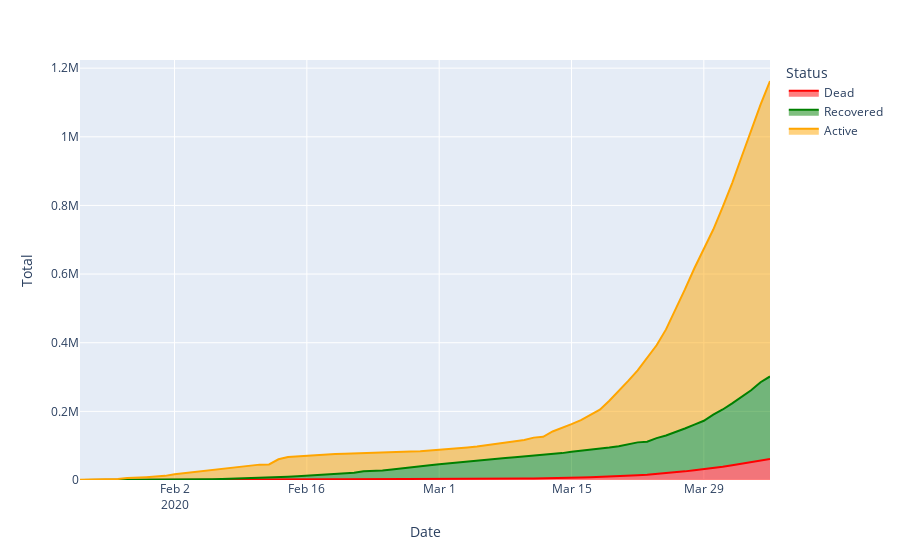

The notebook cell saved with this chart:
### Code cell
fig = px.area(df_total_time, x="Date", y="Total", color_discrete_sequence = ['red', 'Green', 'orange'], color="Status")
fig.show()
